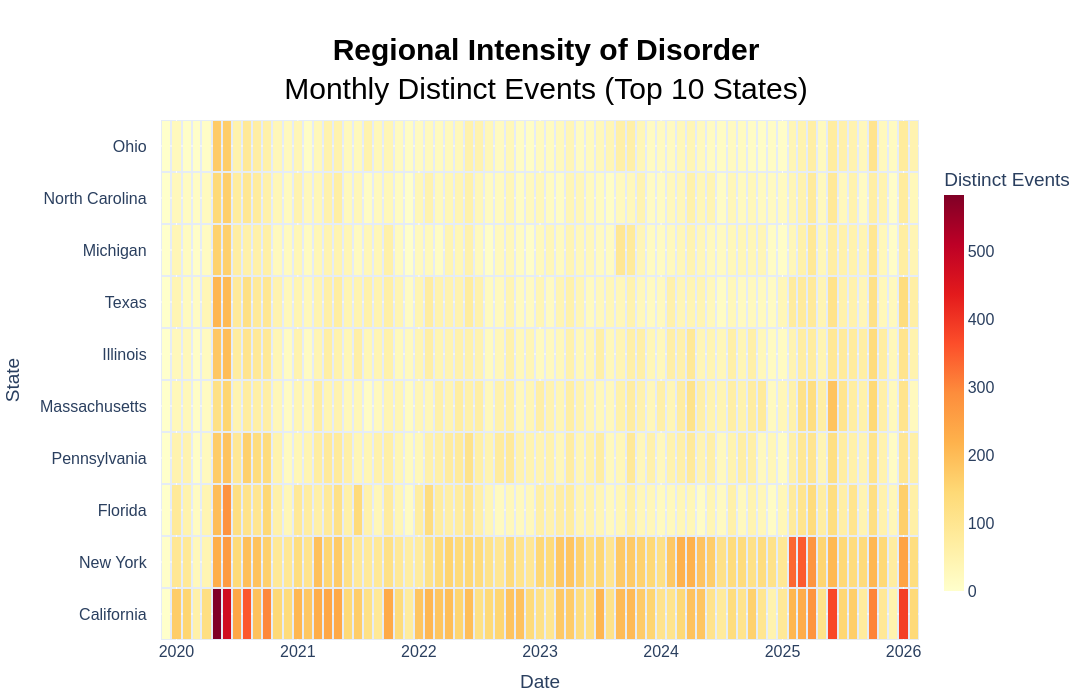

Notebook code cell kept with this figure:
### Code cell
import plotly.express as px

fig = px.imshow(
    pivot_df,
    labels=dict(x="Date", y="State", color="Total Events"),
    x=pivot_df.columns,
    y=pivot_df.index,
    color_continuous_scale="YlOrRd",
    aspect="auto", 
    title="<b>Regional Intensity of Disorder</b><br>Monthly Distinct Events (Top 10 States)"
)


fig.update_layout(
    width=1500,
    height=700,
    title_x=0.5,
    
    font_size=16,
    font_family="Arial",
    title_font_size=30,
    title_font_color="black",

    margin={"r":20,"t":120,"l":120,"b":50},
    
    xaxis=dict(
        tickmode='array',
        ticktext=pivot_df.columns.str[0]
    ),

    yaxis=dict(
        ticksuffix="   "
    ),

    coloraxis_colorbar=dict(
        title="Distinct Events",
        thicknessmode="pixels",
        thickness=20,
        lenmode="fraction",
        len=0.85,
    )
)

fig.update_traces(xgap=2, ygap=2)

fig.show()

### Figure 1 — Plotly figure (JSON) as saved in the notebook; plotly's stock layout.template omitted (floating-point values rounded to 4 significant figures; data arrays with more than 128 entries replaced by an {"elided": "..."} marker saying what was removed)
{"data": [{"coloraxis": "coloraxis", "hovertemplate": "Date: %{x}<br>State: %{y}<br>Total Events: %{z}<extra></extra>", "name": "0", "type": "heatmap", "x": ["2019-12", "2020-01", "2020-02", "2020-03", "2020-04", "2020-05", "2020-06", "2020-07", "2020-08", "2020-09", "2020-10", "2020-11", "2020-12", "2021-01", "2021-02", "2021-03", "2021-04", "2021-05", "2021-06", "2021-07", "2021-08", "2021-09", "2021-10", "2021-11", "2021-12", "2022-01", "2022-02", "2022-03", "2022-04", "2022-05", "2022-06", "2022-07", "2022-08", "2022-09", "2022-10", "2022-11", "2022-12", "2023-01", "2023-02", "2023-03", "2023-04", "2023-05", "2023-06", "2023-07", "2023-08", "2023-09", "2023-10", "2023-11", "2023-12", "2024-01", "2024-02", "2024-03", "2024-04", "2024-05", "2024-06", "2024-07", "2024-08", "2024-09", "2024-10", "2024-11", "2024-12", "2025-01", "2025-02", "2025-03", "2025-04", "2025-05", "2025-06", "2025-07", "2025-08", "2025-09", "2025-10", "2025-11", "2025-12", "2026-01", "2026-02"], "xaxis": "x", "xgap": 2, "y": ["Ohio", "North Carolina", "Michigan", "Texas", "Illinois", "Massachusetts", "Pennsylvania", "Florida", "New York", "California"], "yaxis": "y", "ygap": 2, "z": {"elided": "10x75 float values"}}], "layout": {"coloraxis": {"colorbar": {"len": 0.85, "lenmode": "fraction", "thickness": 20, "thicknessmode": "pixels", "title": {"text": "Distinct Events"}}, "colorscale": [[0, "rgb(255,255,204)"], [0.125, "rgb(255,237,160)"], [0.25, "rgb(254,217,118)"], [0.375, "rgb(254,178,76)"], [0.5, "rgb(253,141,60)"], [0.625, "rgb(252,78,42)"], [0.75, "rgb(227,26,28)"], [0.875, "rgb(189,0,38)"], [1, "rgb(128,0,38)"]]}, "font": {"family": "Arial", "size": 16}, "height": 700, "margin": {"b": 50, "l": 120, "r": 20, "t": 120}, "title": {"font": {"color": "black", "size": 30}, "text": "<b>Regional Intensity of Disorder</b><br>Monthly Distinct Events (Top 10 States)", "x": 0.5}, "width": 1500, "xaxis": {"anchor": "y", "domain": [0, 1], "tickmode": "array", "ticktext": ["2", "2", "2", "2", "2", "2", "2", "2", "2", "2", "2", "2", "2", "2", "2", "2", "2", "2", "2", "2", "2", "2", "2", "2", "2", "2", "2", "2", "2", "2", "2", "2", "2", "2", "2", "2", "2", "2", "2", "2", "2", "2", "2", "2", "2", "2", "2", "2", "2", "2", "2", "2", "2", "2", "2", "2", "2", "2", "2", "2", "2", "2", "2", "2", "2", "2", "2", "2", "2", "2", "2", "2", "2", "2", "2"], "title": {"text": "Date"}}, "yaxis": {"anchor": "x", "autorange": "reversed", "domain": [0, 1], "ticksuffix": "   ", "title": {"text": "State"}}}}
